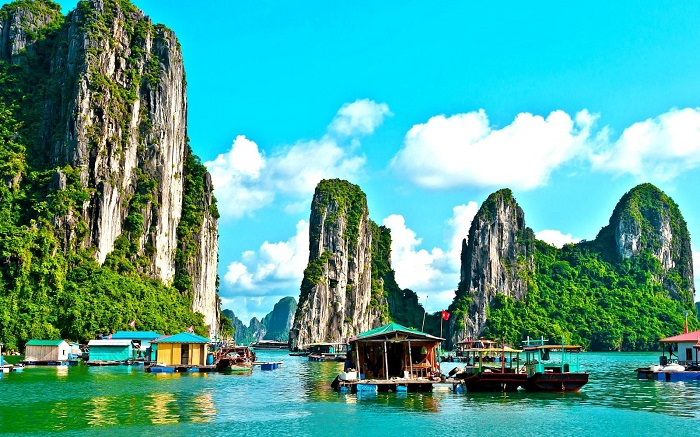
#> input picture Lab02/exercise/ha-long-bay-in-vietnam.jpg, 700 x 437 px, found by its file name; its folder holds only this picture in this run
$ jupyter execute BT6-9_lab01.ipynb
#> lines starting #> are read from the running program, lines starting #| are printed output that depends on the picture
[cell 1]
from PIL import Image
import numpy as np
import matplotlib.pyplot as plt
import os
from scipy.ndimage import uniform_filter, gaussian_filter, median_filter, sobel
import colorsys
import random

folder_path = 'Exercise'
output_base = 'Exercise_denoised'
os.makedirs(output_base, exist_ok=True)

filters = {
    'mean': lambda img: uniform_filter(img, size=5),
    'gaussian': lambda img: gaussian_filter(img, sigma=1),
    'median': lambda img: median_filter(img, size=5),
}

def calculate_variance(arr):
    return np.var(arr)

variance_results = {filt: [] for filt in filters}

for filename in os.listdir(folder_path):
    if filename.lower().endswith(('.png', '.jpg')):
        filepath = os.path.join(folder_path, filename)
        img = Image.open(filepath).convert('L')
        arr = np.array(img)

        for filt_name, filt_func in filters.items():
            filtered = filt_func(arr)
            filtered = np.clip(filtered, 0, 255).astype(np.uint8)

            out_folder = os.path.join(output_base, filt_name)
            os.makedirs(out_folder, exist_ok=True)

            out_path = os.path.join(out_folder, filename)
            Image.fromarray(filtered).save(out_path)

            plt.figure()
            plt.title(f'{filt_name.capitalize()} Filter: {filename}')
            plt.axis('off')
            plt.imshow(filtered, cmap='gray')

            variance_results[filt_name].append(calculate_variance(filtered))
#> this loop made 3 passes
#> pass 1, `filtered = filt_func(arr)`:
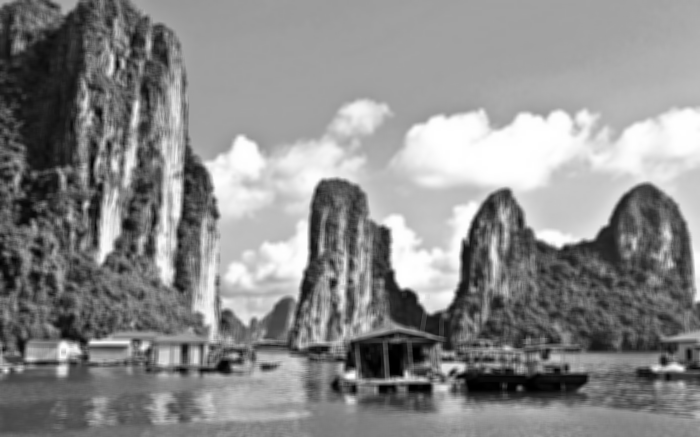
#> filtered: shape (437, 700); min 0, max 255, mean 137.6

plt.show()

avg_variances = {k: np.mean(v) for k, v in variance_results.items()}
print("Variance trung bình các filter (thấp hơn là ảnh mượt hơn):")
for filt_name, avg_var in avg_variances.items():
    print(f"{filt_name}: {avg_var:.2f}")

best_filter = min(avg_variances, key=avg_variances.get)
print(f"Filter khử nhiễu tốt nhất: {best_filter}")

[cell 2]
from PIL import Image
import numpy as np
import matplotlib.pyplot as plt
import os
from scipy.ndimage import uniform_filter, gaussian_filter, median_filter, sobel
import colorsys
import random

input_folder = 'Exercise'
output_folder = 'Exercise_edges_sobel'
os.makedirs(output_folder, exist_ok=True)

for filename in os.listdir(input_folder):
    if filename.lower().endswith(('.png', '.jpg')):
        filepath = os.path.join(input_folder, filename)

        img = Image.open(filepath).convert('L')
        arr = np.array(img)

        # Khử nhiễu median filter
        denoised = median_filter(arr, size=3)

        # Tính biên theo Sobel
        sx = sobel(denoised, axis=0, mode='constant')
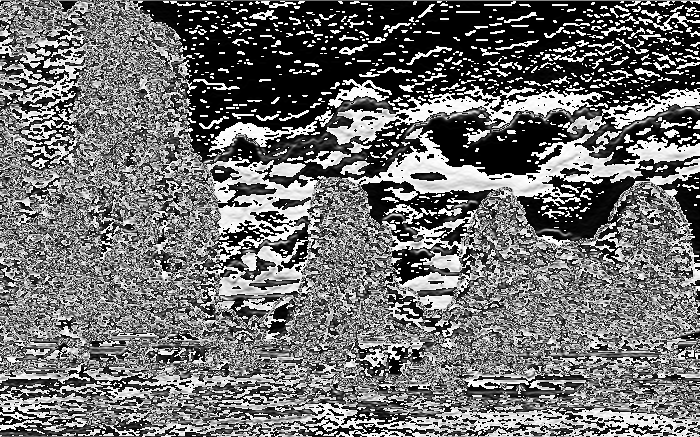
#> sx: shape (437, 700); min 0, max 255, mean 111.5
        sy = sobel(denoised, axis=1, mode='constant')
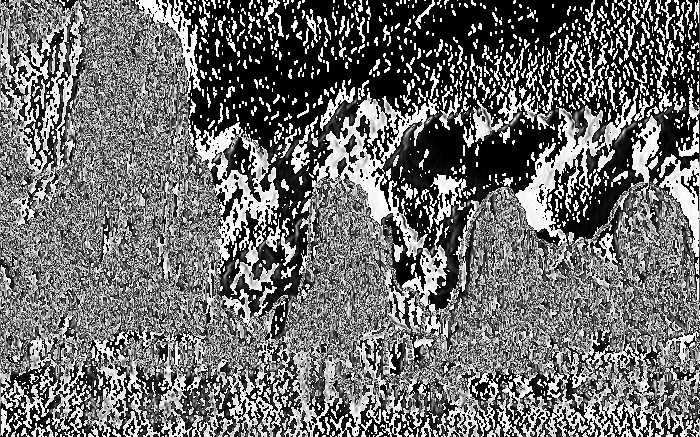
#> sy: shape (437, 700); min 0, max 255, mean 109.8

        sobel_magnitude = np.hypot(sx, sy)
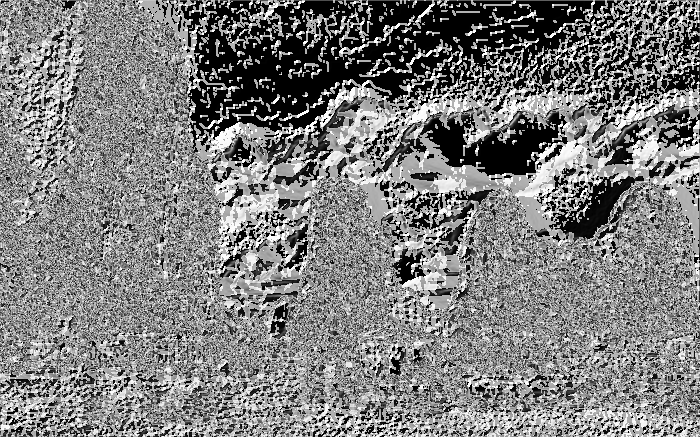
#> sobel_magnitude: shape (437, 700) float16; min 0, max 360.5, mean 178.9; drawn with min black and max white
        sobel_magnitude = (sobel_magnitude / sobel_magnitude.max()) * 255
        sobel_magnitude = sobel_magnitude.astype(np.uint8)

        out_path = os.path.join(output_folder, filename)
        Image.fromarray(sobel_magnitude).save(out_path)

        plt.figure()
        plt.title(f'Sobel edges: {filename}')
        plt.axis('off')
        plt.imshow(sobel_magnitude, cmap='gray')

plt.show()

[cell 3]
from PIL import Image
import numpy as np
import matplotlib.pyplot as plt
import os
from scipy.ndimage import uniform_filter, gaussian_filter, median_filter, sobel
import colorsys
import random

input_folder = 'Exercise'
output_folder = 'Exercise_RGBrandom'
os.makedirs(output_folder, exist_ok=True)

for filename in os.listdir(input_folder):
    if filename.lower().endswith(('.png', '.jpg')):
        filepath = os.path.join(input_folder, filename)

        img = Image.open(filepath).convert('RGB')
#> img is the input picture: PIL image 700x437 RGB; mean R, G, B 80.7, 164.8, 153.4
        arr = np.array(img)

        # Khử nhiễu median filter từng kênh
        denoised = np.zeros_like(arr)
        for c in range(3):
            denoised[:, :, c] = median_filter(arr[:, :, c], size=3)
#> denoised: shape (437, 700, 3)

        # Đổi màu RGB ngẫu nhiên
        random_r = random.randint(0, 255)
        random_g = random.randint(0, 255)
        random_b = random.randint(0, 255)

        new_img = denoised.copy()
        # Thêm màu ngẫu nhiên (chẳng hạn cộng thêm và clip)
        new_img[:, :, 0] = np.clip(new_img[:, :, 0] + random_r, 0, 255)
        new_img[:, :, 1] = np.clip(new_img[:, :, 1] + random_g, 0, 255)
        new_img[:, :, 2] = np.clip(new_img[:, :, 2] + random_b, 0, 255)
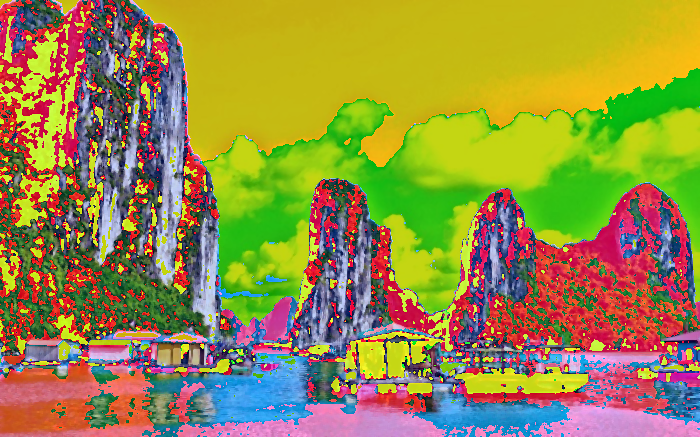
#> new_img: shape (437, 700, 3); mean R, G, B 150.9, 140.8, 68.3

        out_path = os.path.join(output_folder, filename)
        Image.fromarray(new_img.astype(np.uint8)).save(out_path)

        plt.figure()
        plt.title(f'RGB Random: {filename}')
        plt.axis('off')
        plt.imshow(new_img)

plt.show()

[cell 4]
from PIL import Image
import numpy as np
import matplotlib.pyplot as plt
import os
from scipy.ndimage import uniform_filter, gaussian_filter, median_filter, sobel
import colorsys
import random

input_folder = 'Exercise'
output_folder = 'Exercise_HSVrandom'
os.makedirs(output_folder, exist_ok=True)

for filename in os.listdir(input_folder):
    if filename.lower().endswith(('.png', '.jpg')):
        filepath = os.path.join(input_folder, filename)

        img = Image.open(filepath).convert('RGB')
        arr = np.array(img) / 255.0

        # Khử nhiễu median filter từng kênh
        denoised = np.zeros_like(arr)
        for c in range(3):
            denoised[:, :, c] = median_filter(arr[:, :, c], size=3)

        # Chuyển từng pixel sang HSV
        h_arr = np.zeros((arr.shape[0], arr.shape[1]))
        s_arr = np.zeros_like(h_arr)
        v_arr = np.zeros_like(h_arr)

        for i in range(arr.shape[0]):
            for j in range(arr.shape[1]):
                r, g, b = denoised[i, j]
                h, s, v = colorsys.rgb_to_hsv(r, g, b)
                h_arr[i, j] = h
                s_arr[i, j] = s
                v_arr[i, j] = v
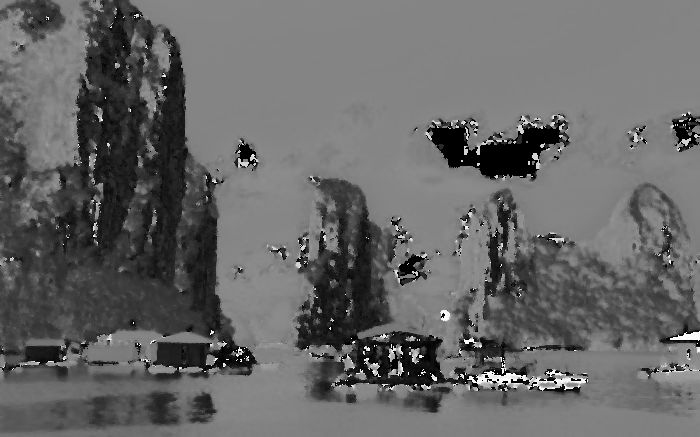
#> h_arr: shape (437, 700) float64; min 0, max 0.998, mean 0.404
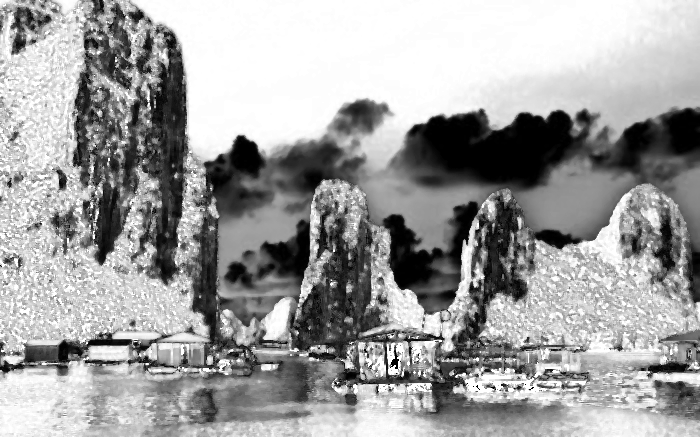
#> s_arr: shape (437, 700) float64; min 0, max 1, mean 0.627
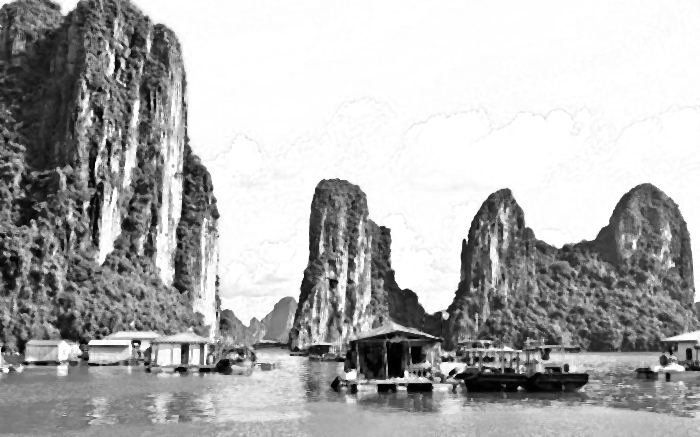
#> v_arr: shape (437, 700) float64; min 0, max 1, mean 0.688

        # Đổi màu H ngẫu nhiên nhưng không trùng, theo từng ảnh
        random_hue_shift = random.uniform(0, 1)

        h_new = (h_arr + random_hue_shift) % 1.0
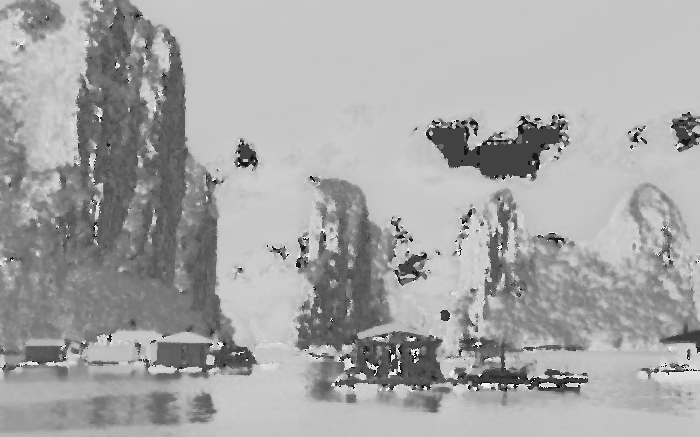
#> h_new: shape (437, 700) float64; min 0.00401, max 1, mean 0.652

        rgb_new = np.zeros_like(arr)
        for i in range(arr.shape[0]):
            for j in range(arr.shape[1]):
                r, g, b = colorsys.hsv_to_rgb(h_new[i, j], s_arr[i, j], v_arr[i, j])
                rgb_new[i, j] = [r, g, b]
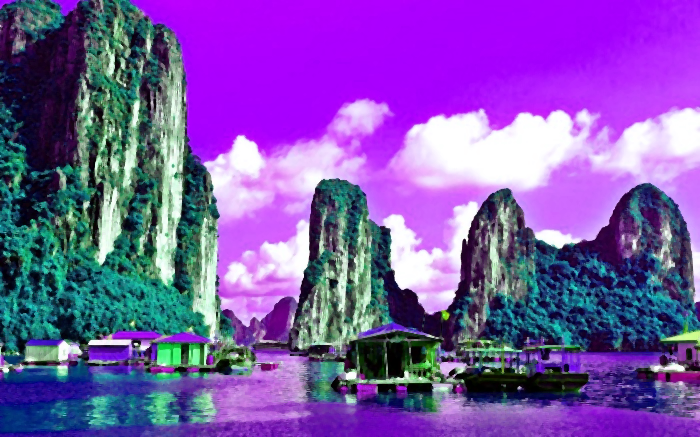
#> rgb_new: shape (437, 700, 3) float64; mean of channels 0, 1, 2 0.483, 0.335, 0.669; drawn as R, G, B

        rgb_new = np.clip(rgb_new, 0, 1)

        rgb_new_uint8 = (rgb_new * 255).astype(np.uint8)
        out_path = os.path.join(output_folder, filename)
        Image.fromarray(rgb_new_uint8).save(out_path)

        plt.figure()
        plt.title(f'HSV Random Hue Shift: {filename}')
        plt.axis('off')
        plt.imshow(rgb_new)

plt.show()

$ run again, on Lab02/exercise/pagoda.jpg
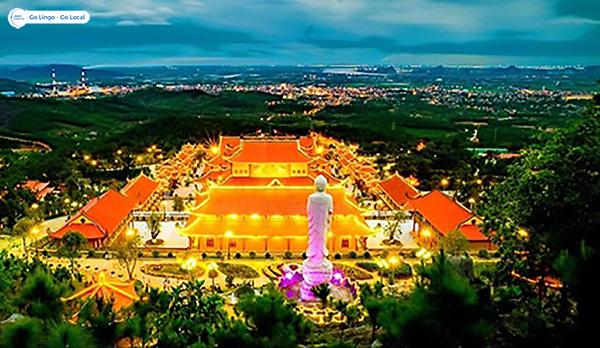
#> input picture Lab02/exercise/pagoda.jpg, 600 x 348 px, found by its file name
#> img is the input picture: PIL image 600x348 RGB; mean R, G, B 82.1, 94.8, 64.1
#> after the loop `for i in range(arr.shape[0]):`:
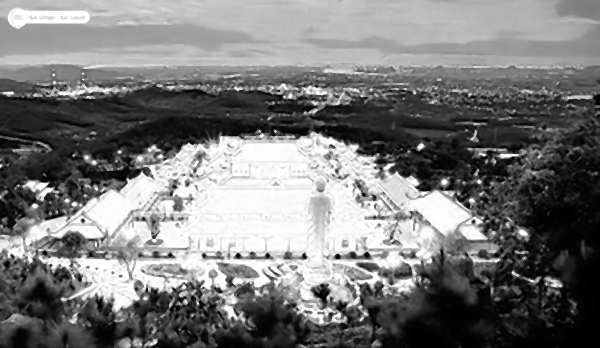
#> v_arr: shape (348, 600) float64; min 0, max 1, mean 0.474
#> after the loop `for i in range(arr.shape[0]):`:
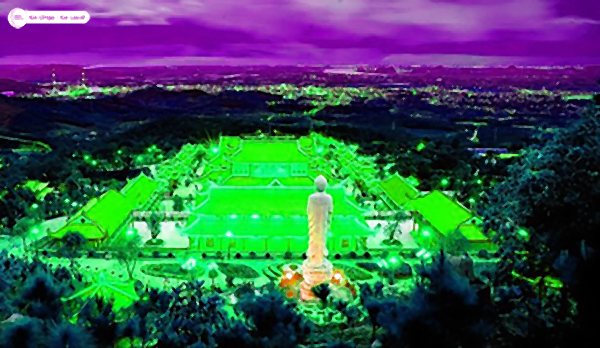
#> rgb_new: shape (348, 600, 3) float64; mean of channels 0, 1, 2 0.219, 0.334, 0.315; drawn as R, G, B

$ run again, on Lab02/exercise/quang_ninh.jpg
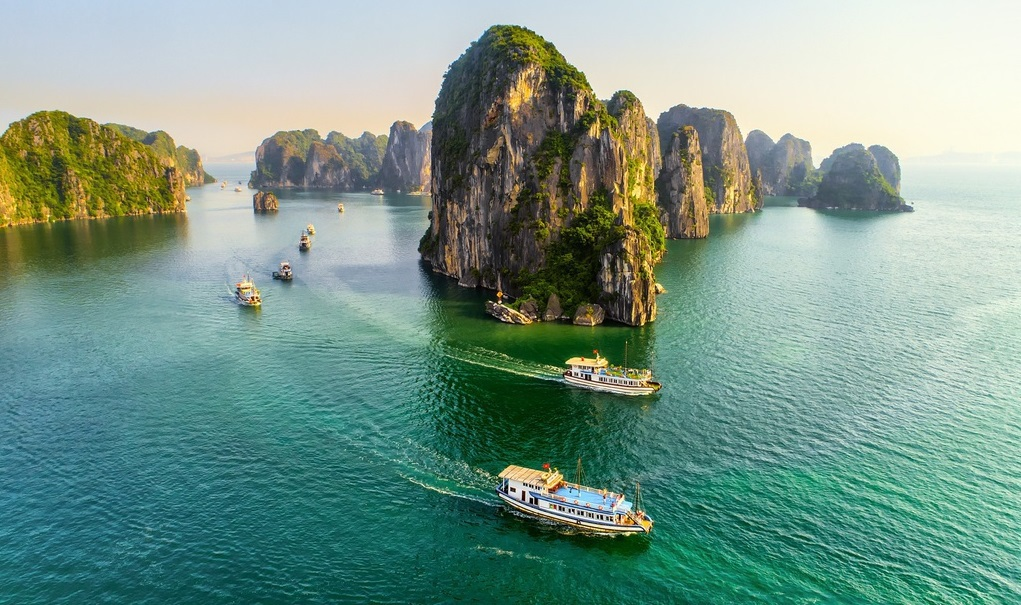
#> input picture Lab02/exercise/quang_ninh.jpg, 1021 x 605 px, found by its file name
#> img is the input picture: PIL image 1021x605 RGB; mean R, G, B 119.9, 151, 137.7
#> after the loop `for i in range(arr.shape[0]):`:
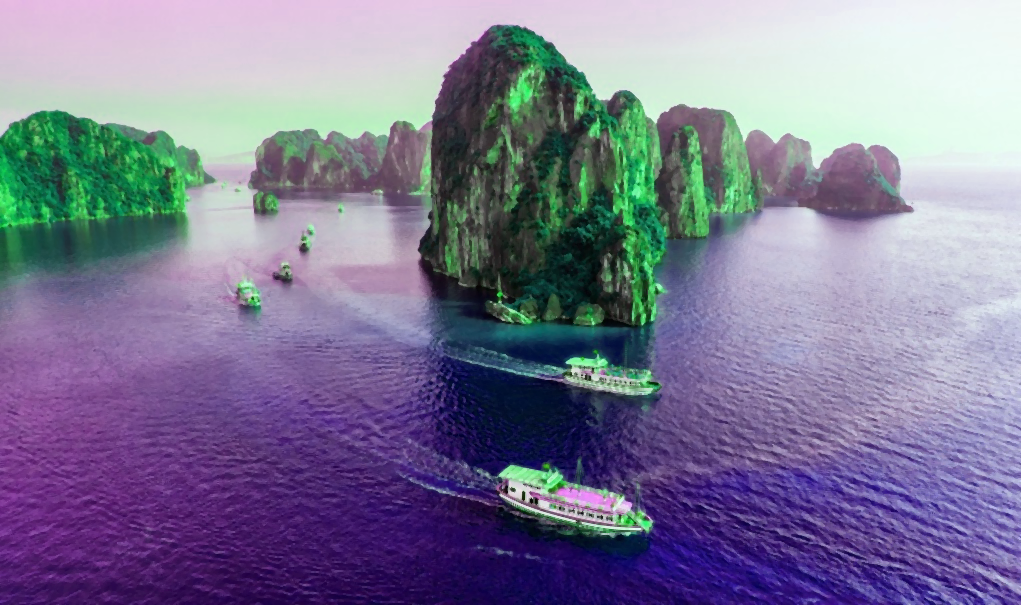
#> rgb_new: shape (605, 1021, 3) float64; mean of channels 0, 1, 2 0.488, 0.474, 0.583; drawn as R, G, B
